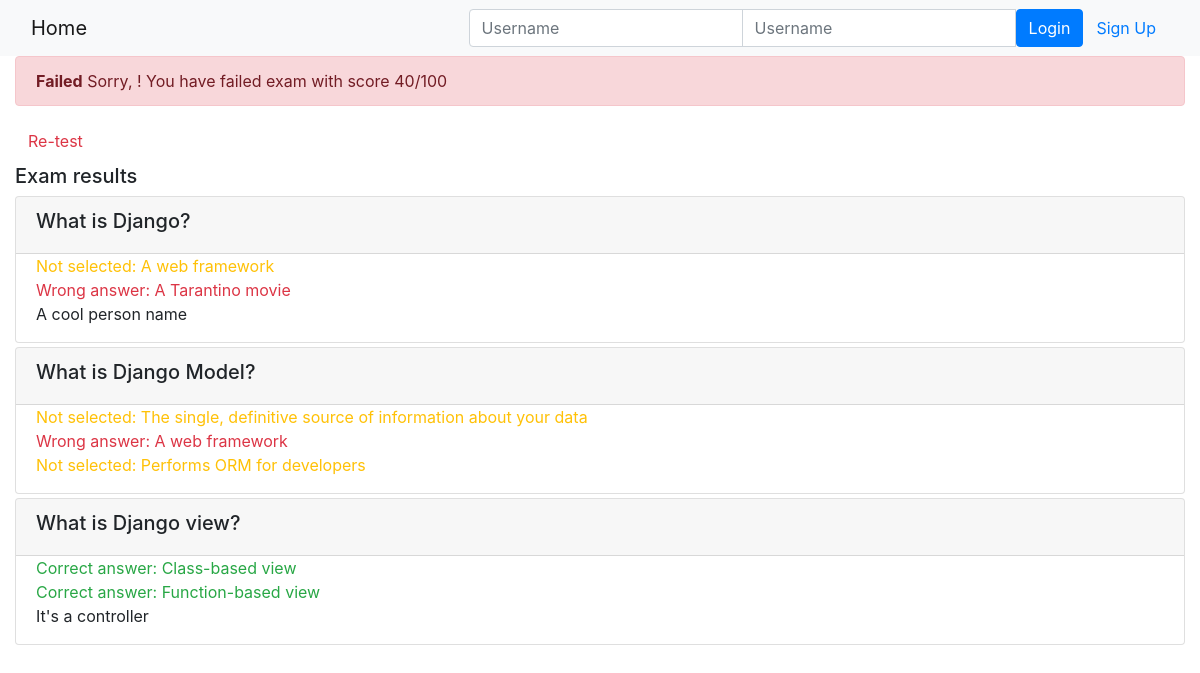
Page /onlinecourse/course/1/submission/1/result/ on the committed database.
### onlinecourse/models.py (models this page shows, shortened)
class Question(models.Model):
    course = models.ForeignKey(Course, on_delete=models.CASCADE)
    lesson = models.ForeignKey(Lesson, on_delete=models.CASCADE)
    question_text = models.TextField(default="")
    grade = models.IntegerField(default=1)

class Choice(models.Model):
    question = models.ForeignKey(Question, on_delete=models.CASCADE)
    choice_text = models.TextField(default="")
    is_correct = models.BooleanField(default=False)

### onlinecourse/views.py (the view)
# urls.py: path('course/<int:course_id>/submission/<int:submission_id>/result/', views.show_exam_result, name='exam_result'),
def show_exam_result(request, course_id, submission_id):
    context = {}
    course = get_object_or_404(Course, pk=course_id)
    submission = Submission.objects.get(id=submission_id)
    choices = submission.choices.all()
    total_score = 0
    for choice in choices:
        if choice.is_correct:
            total_score += choice.question.grade
    context['course'] = course
    context['choices'] = choices
    context['grade'] = total_score
    return render(request, 'onlinecourse/exam_result_bootstrap.html', context)

### onlinecourse/templates/onlinecourse/exam_result_bootstrap.html (shortened to what this page needs)
<!DOCTYPE html>
<html lang="en">
<head>
    {% load static %}
    <link rel="stylesheet" href="https://maxcdn.bootstrapcdn.com/bootstrap/4.5.2/css/bootstrap.min.css">
</head>
<body>
 <nav class="navbar navbar-light bg-light">
    <div class="container-fluid">
        <div class="navbar-header">
              <a class="navbar-brand" href="{% url 'onlinecourse:index' %}">Home</a>
        </div>
        <ul class="nav navbar-nav navbar-right">
            {% if user.is_authenticated %}
            <li>
                <a class="btn btn-link" href="#">{{ user.first_name }}({{ user.username }})</a>
                <a class="btn btn-link" href="{% url 'onlinecourse:logout' %}">Logout</a>
            </li>
            {% else %}
            <li>
                <form class="form-inline" action="{% url 'onlinecourse:login' %}" method="post">
                    <div class="input-group">
                        <input type="text" class="form-control" placeholder="Username" name="username" >
                        <input type="password" class="form-control" placeholder="Username" name="psw" >
                        <button class="btn btn-primary" type="submit">Login</button>
                        <a class="btn btn-link" href="{% url 'onlinecourse:registration' %}">Sign Up</a>
                    </div>
                </form>
            </li>
            {% endif %}
        </ul>
    </div>
</nav>
<div class="container-fluid">
    {% if grade > 80 %}
    <div class="alert alert-success">
       <b>Congratulations, {{ user.first_name }}!</b> You have passed the exam and completed the course with a score {{ grade }}/100
    </div>
        {% else %}
        <div class="alert alert-danger">
            <b>Failed</b> Sorry, {{ user.first_name }}!  You have failed exam with score {{ grade }}/100
        </div>
        <a class="btn btn-link text-danger" href="{% url 'onlinecourse:course_details' course.id %}">Re-test</a>
        {% endif %}
        <div class="card-columns-vertical mt-1">
        <h5 class="">Exam results</h5>
            {% for question in course.question_set.all %}
            <div class="card mt-1">
                <div class="card-header"><h5>{{ question.question_text }}</h5></div>
                <div class="form-group">
                    {% for choice in question.choice_set.all %}
                    <div class="form-check">
                        {% if choice.is_correct and choice in choices %}
                        <div class="text-success">Correct answer: {{ choice.choice_text }}</div>
                        {% else %}{% if choice.is_correct and not choice in choices %}
                        <div class="text-warning">Not selected: {{ choice.choice_text }}</div>
                        {% else %}{% if not choice.is_correct and choice in choices %}
                        <div class="text-danger">Wrong answer: {{ choice.choice_text }}</div>
                        {% else %}
                        <div>{{ choice.choice_text }}</div>
                        {% endif %}{% endif %}{% endif %}
                    </div>
                    {% endfor %}
                </div>
            </div>
            {% endfor %}
        </div>
    </div>
</body>
</html>

### rows in the picture
Question: question_text "What is Django?"
Choice: choice_text "A web framework"
Choice: choice_text "A Tarantino movie"
Choice: choice_text "A cool person name"
Question: question_text "What is Django Model?"
Choice: choice_text "The single, definitive source of information about your data"
Choice: choice_text "A web framework"
Choice: choice_text "Performs ORM for developers"
Question: question_text "What is Django view?"
Choice: choice_text "Class-based view"
Choice: choice_text "Function-based view"
Choice: choice_text "It's a controller"

### other values in the picture
{{ grade }} "40"
